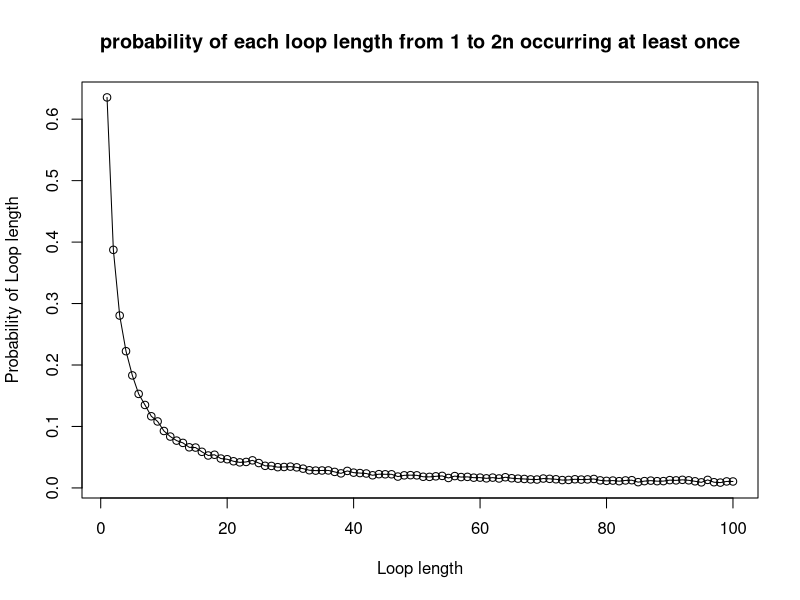
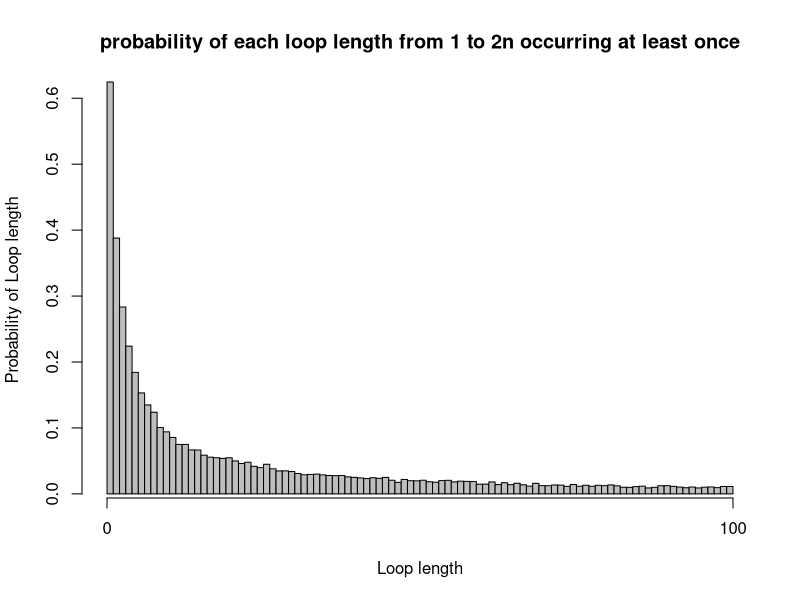

Reproduce these figures in R, in order.
# Karman Singh s1936373
# Viren Sirwani Mulani s1949143
# Alannah Hounat s2434943

# Git repo Link: https://github.com/SirwaniViren/SP-group_coursework/tree/main/CW-2

# Team member contributions to project:
# Each member was in charge of individual questions. Some questions involved the 
# collaboration of multiple members of the group.

# The questions that were done individually are shown below:
# Viren Sirwani Mulani s1949143: Q6
# Karman Singh s1936373: Q5
# Alannah Hounat s2434943: Q3, Q4

# Questions that members worked on together are the following:
# Karman Singh s1936373, Viren Sirwani Mulani s1949143, Alannah Hounat s2434943 - Q1, Q2

# Overview of Code: Given the 2n prisoners problem. An R script to evaluate the 
# different probabilities of a prisoner being set free given that they must check n boxes from
# 2n boxes using one of three strategies.
# 3 strategies:
# 1. Prisoner opens first box with their number on the outside. If it doesn't contain their number
# the next box they open starts with the number revealed in the first box
# 2. the same as strategy 1 except the first box is a random box 
# 3. They open n boxes at random checking for their number within the box 
# We evaluate the probabilities of one prisoner being set free and all 2n prisoners being set free
# Then, based off the logic in a surprising strategy we evaluated the probability
# of each loop length occurring at least once and thus visualizing these 
# probabilities on a graph

# Overview of Code: Given the 2n prisoners problem. An R script to evaluate the 
# different probabilities of a prisoner being set free given that they must check 
# n boxes from 2n boxes using one of three strategies.
# 1. Prisoner opens first box with their number on the outside. If it doesn't
# contain their number the next box they open starts with the number revealed in 
# the first box
# 2. the same as strategy 1 except the first box is a random box 
# 3. They open n boxes at random checking for their number within the box 
# We evaluate the probabilities of one prisoner being set free and all 2n 
# prisoners being set free
# Then, based off the logic in a surprising strategy we evaluated the probability
# of each loop length occurring at least once and thus visualizing these 
# probabilities on a graph

# INPUT: n <- decides numbers of prisoners, prisoner_number<- prisoner number, 
# first_box <- first box picked by prisoner, depending on strategy , 
# numbered_boxes <- numbered boxes taken from random sample
# OUTPUT: 1 or 0 for success or not success respectively
# Purpose: returns 1 or 0 as stated above to tell us if the prisoners have
# been successful in finding their number. Also, so code isn't repeated in later functions
success_check <- function(n, prisoner_number, first_box, numbered_boxes) {
  # number of boxes opened by prisoner
  number_of_attempts <- 0
  # value 1 indicates prisoner number found, 0 otherwise
  success <- 0
  # first box opened corresponds to value of first_box value, depending on strategy used, could be 
  # random or prisoners number
  guess <- numbered_boxes[first_box]
  # while loop checks if number of boxes opened is less than n
  while (number_of_attempts < n) {
    if (guess == prisoner_number) {
      # if prisoner number found, no need to continue looking
      success <- 1
      break
    }
    else {
      # move on to the next box as previous box did not contain prisoner number
      guess <- numbered_boxes[guess]
      # number of attempts goes up by one as prisoner moves on to next box
      number_of_attempts <- number_of_attempts + 1
    }
  }
  
  # 1 or 0, depending on if prisoner number has been found
  return (success)
}

# INPUT: n <- total number of prisoners, quantity <- number of items to choose
# OUTPUT: vector of integers of length 'quantity'
# PURPOSE: produce a random vector of box numbers of a particular size depending on 
# the strategy. Strategy 2 would require us to return just one box number while 
# strategy 3 requires us to return n random box numbers
produce_random_numbered_boxes <- function(n, quantity) {
  return (sample(1:n, quantity))
}

# INPUT: n <- decides numbers of prisoners, k <- prisoner number, strategy <- 1, 2 or 3,
# numbered_boxes<- numbered boxes
# OUTPUT: 1(success) or 0(fail)
# PURPOSE: This function simulates the first strategy where a prisoner
# picks a box with their number on it, the second strategy where a prisoner
# picks a random box to begin with, and the third strategy where a prisoner
# picks n boxes at random, checking each card for their number
check_success_given_strategy <- function(n, k, strategy, numbered_boxes){
  success_strategy3 <- 0
  # if and else if to select the correct strategy
  if (strategy == 1)
    # first box picked has prisoners number on it
    first_box <- k
  else if (strategy == 2)
    # pick a box with a random number on it by calling the helper function 
    # 'produce_random_numbered_boxes'
    first_box <- produce_random_numbered_boxes(2 * n, 1)
  else if (strategy == 3) {
    # here we need n random boxes, the aforementioned helper function is used again
    random_box <- produce_random_numbered_boxes(2 * n, n)
    for (box in random_box) {
      # if one of the random boxes contains the prisoners number
      if (box == k){
        # if prisoner number found, no need to continue looking
        success_strategy3 <- 1
        break
      }
    }
    return (success_strategy3)
  }
  # check the success, used for strategy 1 and 2
  check <- success_check(n, k, first_box, numbered_boxes)
  return(check)
}

# INPUT: n <- decides numbers of prisoners, k <- prisoner number, strategy <- either 1,2,3,
# nreps <- number of times experiment is done
# OUTPUT: Probability estimate of prisoner k finding their number using given strategy
# PURPOSE: To find the probability of one prisoner finding their number
Pone <- function(n, k, strategy, nreps = 10000) {
  number_of_success <- 0
  # iterating over nreps experiments
  for (reps in 1:nreps) {
    # index of numbered_boxes corresponds to the box number, and the value stored
    # at that index corresponds to the numbered card randomly placed in the box
    numbered_boxes <- produce_random_numbered_boxes(2 * n, 2 * n)
    number_of_success <- number_of_success + 
      check_success_given_strategy(n, k, strategy, numbered_boxes)
  }
  # we divide number_of_success by nreps to get a probability of a single prisoner
  # finding their number
  prob_one_estimate <- number_of_success / nreps
  return (prob_one_estimate)
}

# INPUT: n <- decides numbers of prisoners, strategy <- either 1,2,3
# nreps <- number of times experiment is done
# OUTPUT: Probability estimate of all prisoners finding their number using given strategy
# PURPOSE: To find the probability of all prisoners being released
Pall <- function(n, strategy, nreps = 10000) {
  number_of_success <- 0
  for (reps in 1:nreps) {
    # Outside inner loop since the room is returned to original state once 
    # prisoner leaves
    numbered_boxes <- produce_random_numbered_boxes(2 * n, 2 * n)
    for (prisoner_number in 1:(2 * n)) {
      # calls on helper function to check if the chosen strategy has been 
      # successful or not. A 1 would be success, 0 otherwise
      check <- check_success_given_strategy(n, prisoner_number, strategy, numbered_boxes)
      # if check == 0 then one of the prisoners was unable to find their number
      # this means none of the prisoners go free, so, we stop the loop entirely
      if (check == 0)
        break
    }
    # add 1 to number_of_success if prisoner finds number
    number_of_success <- number_of_success + check
  }
  
  # divide by total number of repetitions to get probability of everybody succeeding 
  prob_all_estimate <- number_of_success / nreps
  return (prob_all_estimate)
}

# example code of the 'Pone' and 'Pall' are provided below:

cat("Probability estimate of a single prisoner succeeding in finding their number when n=5:")
cat("nStrategy 1:", Pone(5, 7, 1))
cat("\nStrategy 2:", Pone(5, 7, 2))
cat("\nStrategy 3:", Pone(5, 7, 3))

cat("Probability estimate of a single prisoner succeeding in finding their number when n=50:")
cat("\nStrategy 1:", Pone(50, 7, 1))
cat("\nStrategy 2:", Pone(50, 7, 2))
cat("\nStrategy 3:", Pone(50, 7, 3))

cat("\nProbability estimate of all prisoners succeeding in finding their numbers when n=5:")
cat("\nStrategy 1:", Pall(5, 1))
cat("\nStrategy 2:", Pall(5, 2))
cat("\nStrategy 3:", Pall(5, 3))

cat("\nProbability estimate of all prisoners succeeding in finding their numbers when n=50:")
cat("\nStrategy 1:", Pall(50, 1))
cat("\nStrategy 2:", Pall(50, 2))
cat("\nStrategy 3:", Pall(50, 3))

# For Pone evidently the less people there are (the smaller that n is) the better 
# chance of success, which is expected.

# Pall is where we observe a surprising result. 
# Strategy 2 and 3 yield zero/near zero probabilities. Strategy 1 yields an
# approximate probability of 30% and 36% for n=50 and n=5 respectively.
# This seems to be the most optimal strategy.
# Strategy 2 and 3 have an element of randomness to them, as a result there 
# is no guarantee to even eventually find the correct prisoner number.
# In strategy 1 every box leads to another and eventually loops back to the
# prisoner number we began with, this is guaranteed. What is not guaranteed
# is the cycle which contains the prisoner number may have a length greater 
# than n.

# INPUT: n <- decides numbers of prisoners, nreps <- number of times experiment is done
# OUTPUT: probability of each loop length from 1 to 2n occurring at least once 
# PURPOSE: here we estimate by simulation the probability of each loop length
# occurring at least once in a random shuffling of the prisoner numbers 
dloop <- function(n, nreps = 10000) {
  # count of all the cycles with loop length 1 to 2n that occurred 0 times 
  # in the simulation
  count_loop_length_0_times = rep(0, 2*n)
  #loop over all experiments(number of repetitions)
  for (reps in 1:nreps) {
    # index of numbered_boxes corresponds to the box number, and the value stored
    # at that index corresponds to the numbered card randomly placed in the box
    numbered_boxes <- produce_random_numbered_boxes(2 * n, 2 * n)
    # count of how many times a cycle has 1 to 2n loop length
    count_of_loop_length = rep(0, 2*n)
    # numbers that are already present in a cycle, hence don't need to be 
    # iterated over again
    numbers_iterated_over = c()
    # looping over all prisoner numbers
    for (prisoner_number in 1:(2 * n)) {
      # vector to hold various cycles, length of this vector would give the 
      # length of the cycle that contains the prisoner number
      individual_cycles = c()
      # if prisoner number is not present in any previous cycles, we follow
      # the path of boxes to find the cycle that contains the prisoner number.
      # if the prisoner number is present, then just skip to the next 
      # prisoner number
      if (!(prisoner_number %in% numbers_iterated_over)) {
        individual_cycles = append(individual_cycles, prisoner_number)
        next_box_in_cycle = numbered_boxes[prisoner_number]
        # checks if the card removed from the box contains the prisoner number
        while (next_box_in_cycle != prisoner_number) {
          individual_cycles = append(individual_cycles, next_box_in_cycle)
          next_box_in_cycle = numbered_boxes[next_box_in_cycle]
        }
        count_of_loop_length[length(individual_cycles)] = 
          count_of_loop_length[length(individual_cycles)] + 1
        # appending the numbers in the cycle to the vector that contains all the
        # cycles
        numbers_iterated_over = append(numbers_iterated_over, individual_cycles)
      }
    }
    # finds all loop lengths that occurred 0 times in the experiment and adds 1
    # to the count for each of those loop lengths
    index_loop_length_0_times = grep(0, count_of_loop_length)
    count_loop_length_0_times[index_loop_length_0_times] = 
      count_loop_length_0_times[index_loop_length_0_times] + 1
  }
  # in the following two lines we take the count of the cycles that happened 
  # zero times and divide by number of repetitions to get a probability
  # of cycles happening zero times. We then subtract these values from 1 to get
  # probability of the cycles happening at least 1 time
  prob_loop_length_0_times <- count_loop_length_0_times/nreps
  prob_loop_length_at_least_once <- 1 - prob_loop_length_0_times
  return (prob_loop_length_at_least_once)
}

# example code for 'dloop' provided below:

cat("Probability of loop length from 1 to 2n occurring at least once in a random shuffling of cards to boxes: ")
cat("\nFor n=50: ", dloop(50))

# Here n=50. For the prisoners to be successful, the longest loop must not be greater than
# 50. The probability of not having a loop longer than 50 is equal to the probability
# of a random permutation of the prisoner numbers 1 to 100 having a loop whose length is
# greater than 50. We first need to know the number of permutations of prisoner
# numbers 1 to 100 with a loop of length x>50. That is 100!/x. The probability of 
# of a random permutation containing no loops of length greater than 50 is 
# calculated below:

# number of permutations with cycle length x>50
single_events <- factorial(100)*(1/(51:100))
# simple sum of all the values in vector
sum_single_events <- sum(single_events)
prob_no_greater_50 <- 1 - (1/factorial(100))*sum_single_events
cat("The probability of no loop being longer than 50 is:", prob_no_greater_50)


# We use a line graph to visualize the probabilities for each loop length. A line
# graph is used her since we can identify trends in the data. Usually line graphs are
# used to track changes over a short or long period of time. But it can be used in
# this scenario.
n1 <- 50
loop_vector1 <- dloop(n=n1,nreps=10000)
line_graph <- plot(x= 1:(2*n1),
                   y=loop_vector1, 
                   type="o",
                   xlab="Loop length",
                   ylab="Probability of Loop length",
                   main= "probability of each loop length from 1 to 2n occurring at least once")

# A bar chart could be used to compare the different loop lengths. 
# The code is not too different here. Bar-chart may seem a bit cramped
n2 <- 50
loop_vector2 <- dloop(n=n2,nreps=10000)
bar_chart <- barplot(height=loop_vector2, 
                     xlab="Loop length",
                     ylab="Probability of Loop length",
                     main= "probability of each loop length from 1 to 2n occurring at least once",
                     space=0)
# Adds an axis to the current plot
axis(side=1,at=c(0,(2*n2)), tick=TRUE)
